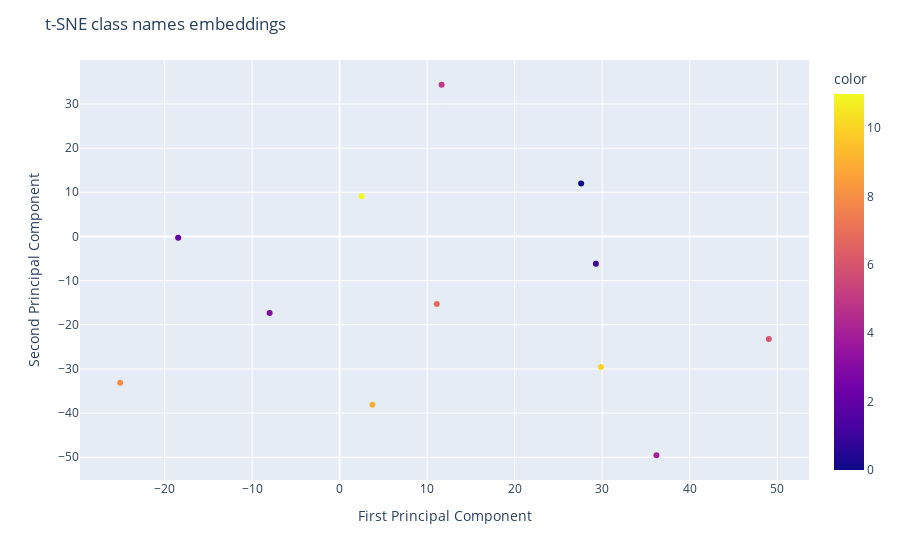

The notebook cell saved with this chart:
### Code cell
# t-SNE
color=list(range(12))

text_features_tsne = text_features
tsne = TSNE(n_components=2, verbose=0, perplexity=10, n_iter=300)
text_tsne = tsne.fit_transform(text_features_tsne.to('cpu'))

fig = px.scatter(x=text_tsne[:, 0], y=text_tsne[:, 1], hover_name=[all_labels[d] for d in catalog][0], color=color)
fig.update_layout(
    title="t-SNE class names embeddings",
    xaxis_title="First Principal Component",
    yaxis_title="Second Principal Component",
)
cwd = '/home/onyxia/work/tsne_plot/'
path = os.path.join(cwd, 't-SNE class names embeddings.png')
fig.write_image(path, format='png', engine='kaleido')
fig.show()

### Figure 1 — Plotly figure (JSON) as saved in the notebook; plotly's stock layout.template omitted (floating-point values rounded to 4 significant figures)
{"data": [{"hovertemplate": "<b>%{hovertext}</b><br><br>x=%{x}<br>y=%{y}<br>color=%{marker.color}<extra></extra>", "hovertext": ["seabird brown body long brown wings long black beak front of head white", "seabird white body  long brown wings  long beige beak", "seabird gray body  black wings  red beak  blue eye  crest above beak", "bird black body  yellow head  black mask over eyes  pointed beak", "small bird  red body  green wings  blue head  red eyes", "light gray bird  erect tail  black helmet", "scarlet red bird  red crest  black face", "bird  light brown body with spots  long tail  gray head with red spots  black throat", "black seabird  long hooked beak  swollen scarlet throat  forked tail", "small gray and white seabird  yellow beak tip", "forest bird  gray body  scarlet red bust  scarlet red head  large short beak", "small bird in flight  iridescent green body  long thin straight beak"], "legendgroup": "", "marker": {"color": [0, 1, 2, 3, 4, 5, 6, 7, 8, 9, 10, 11], "coloraxis": "coloraxis", "symbol": "circle"}, "mode": "markers", "name": "", "orientation": "v", "showlegend": false, "type": "scatter", "x": [27.6, 29.28, -18.45, -8.002, 36.2, 11.65, 49.05, 11.1, -25.08, 3.741, 29.86, 2.508], "xaxis": "x", "y": [12.01, -6.159, -0.2687, -17.32, -49.54, 34.35, -23.23, -15.32, -33.13, -38.13, -29.55, 9.107], "yaxis": "y"}], "layout": {"coloraxis": {"colorbar": {"title": {"text": "color"}}, "colorscale": [[0, "#0d0887"], [0.1111, "#46039f"], [0.2222, "#7201a8"], [0.3333, "#9c179e"], [0.4444, "#bd3786"], [0.5556, "#d8576b"], [0.6667, "#ed7953"], [0.7778, "#fb9f3a"], [0.8889, "#fdca26"], [1, "#f0f921"]]}, "legend": {"tracegroupgap": 0}, "margin": {"t": 60}, "title": {"text": "t-SNE class names embeddings"}, "xaxis": {"anchor": "y", "domain": [0, 1], "title": {"text": "First Principal Component"}}, "yaxis": {"anchor": "x", "domain": [0, 1], "title": {"text": "Second Principal Component"}}}}
